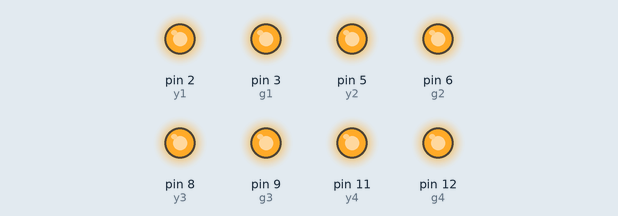
Recording of a sketch running on a simulated Arduino Uno, built with avr-gcc and run on an emulated ATmega328P. On the bench: output pins drawn as LEDs (lit = HIGH). Pins used as bus, display or sensor lines are not drawn.

Above: at 0.1 s.
At 4.1 s:
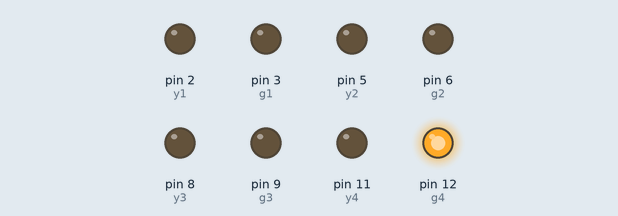
At 8.1 s:
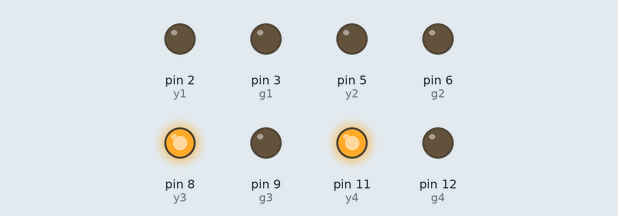
At 16.1 s:
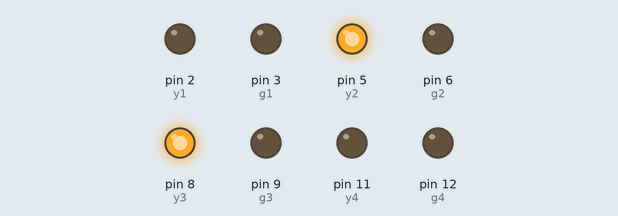
At 24.1 s:
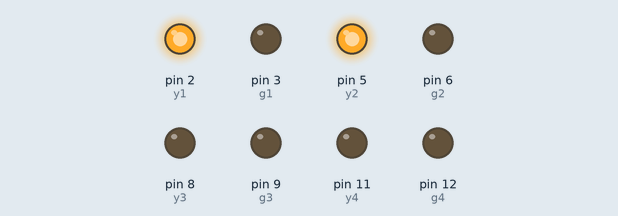
At 32.1 s:
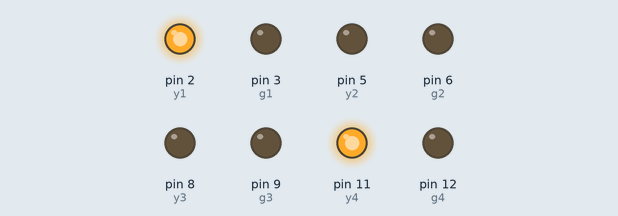
Timing chart, 0 to 37.5 s (numbered marks = the images above):
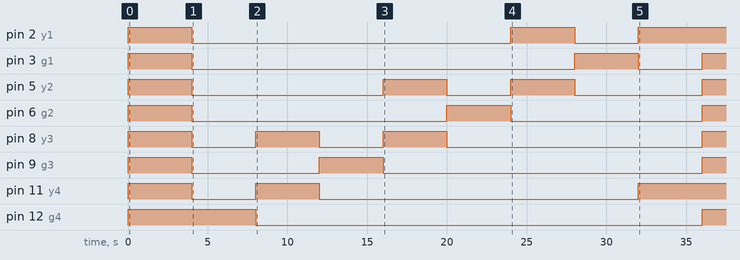

Measured:
- by itself, pin 2 (y1): goes HIGH 4.0 s, LOW 20.0 s, HIGH 4.0 s, LOW 4.0 s, then HIGH
- by itself, pin 3 (g1): goes HIGH 4.0 s, LOW 24.0 s, HIGH 4.0 s, LOW 4.0 s, then HIGH
- by itself, pin 5 (y2): goes HIGH 4.0 s, LOW 12.0 s, HIGH 4.0 s, LOW 4.0 s, HIGH 4.0 s, LOW 8.0 s, then HIGH
- by itself, pin 6 (g2): goes HIGH 4.0 s, LOW 16.0 s, HIGH 4.0 s, LOW 12.0 s, then HIGH
- by itself, pin 8 (y3): repeats every 8.0 s: LOW 4.0 s, HIGH 4.0 s
- by itself, pin 9 (g3): goes HIGH 4.0 s, LOW 8.0 s, HIGH 4.0 s, LOW 20.0 s, then HIGH
- by itself, pin 11 (y4): goes HIGH 4.0 s, LOW 4.0 s, HIGH 4.0 s, LOW 20.0 s, then HIGH
- by itself, pin 12 (g4): LOW → HIGH at 0.00 s, → LOW 8.0 s later, → HIGH 28.0 s later

The sketch:

arduino-based-traffic-light-demonstration.ino
```cpp
//* Code by satyam singh. ******
//* subscribe my youtube channel from below link
//* https://www.youtube.com/channel/UCOrVJ1fDDCKDYMAYQmn6zWw
//*
//*************************************"**********************//

#define r1 1
#define y1 2
#define g1 3

#define r2 4
#define y2 5
#define g2 6

#define r3 7
#define y3 8
#define g3 9

#define r4 10
#define y4 11
#define g4 12

int ledPins[] = { 1,2,3,4,5,6,7,8,9,10,11,12};
int pinCount = 12;
void setup()
{
for (int thisPin = 0; thisPin < pinCount; thisPin++) {
pinMode(ledPins[thisPin], OUTPUT);
}
}

void loop()
{//TODOS ENCENDIDOS
digitalWrite(r1, HIGH); digitalWrite(r2, HIGH); digitalWrite(r3, HIGH); digitalWrite(r4, HIGH);
digitalWrite(y1, HIGH); digitalWrite(y2, HIGH); digitalWrite(y3, HIGH); digitalWrite(y4, HIGH);
digitalWrite(g1, HIGH); digitalWrite(g2, HIGH); digitalWrite(g3, HIGH); digitalWrite(g4, HIGH);
delay(4000);
// SUR-VERDE RESTO-ROJO
digitalWrite(r1, HIGH); digitalWrite(r2, HIGH); digitalWrite(r3, HIGH); digitalWrite(r4, LOW);
digitalWrite(y1, LOW); digitalWrite(y2, LOW); digitalWrite(y3, LOW); digitalWrite(y4, LOW);
digitalWrite(g1, LOW); digitalWrite(g2,LOW); digitalWrite(g3, LOW); digitalWrite(g4, HIGH);
delay(4000);
// SUR-ORIENTE AMARILLO RESTO-ROJO
digitalWrite(r1, HIGH); digitalWrite(r2, HIGH); digitalWrite(r3, LOW); digitalWrite(r4, LOW);
digitalWrite(y1, LOW); digitalWrite(y2, LOW); digitalWrite(y3, HIGH); digitalWrite(y4, HIGH);
digitalWrite(g1, LOW); digitalWrite(g2,LOW); digitalWrite(g3, LOW); digitalWrite(g4, LOW);
delay(4000);
// ORIENTE-VERDE RESTO-ROJO
digitalWrite(r1, HIGH); digitalWrite(r2, HIGH); digitalWrite(r3, LOW); digitalWrite(r4, HIGH);
digitalWrite(y1, LOW); digitalWrite(y2, LOW); digitalWrite(y3, LOW); digitalWrite(y4, LOW);
digitalWrite(g1, LOW); digitalWrite(g2,LOW); digitalWrite(g3, HIGH); digitalWrite(g4, LOW);
delay(4000);
// NOR-ORIENTE AMARILLO RESTO-ROJO
digitalWrite(r1, HIGH); digitalWrite(r2, LOW); digitalWrite(r3, LOW); digitalWrite(r4, HIGH);
digitalWrite(y1, LOW); digitalWrite(y2, HIGH); digitalWrite(y3, HIGH); digitalWrite(y4, LOW);
digitalWrite(g1, LOW); digitalWrite(g2,LOW); digitalWrite(g3, LOW); digitalWrite(g4, LOW);
delay(4000);
// NORTE-VERDE RESTO-ROJO
digitalWrite(r1, HIGH); digitalWrite(r2, LOW); digitalWrite(r3, HIGH); digitalWrite(r4, HIGH);
digitalWrite(y1, LOW); digitalWrite(y2, LOW); digitalWrite(y3, LOW); digitalWrite(y4, LOW);
digitalWrite(g1, LOW); digitalWrite(g2,HIGH); digitalWrite(g3, LOW); digitalWrite(g4, LOW);
delay(4000);
// NOR-OCCIDENTE-AMARILLO RESTO-ROJO
digitalWrite(r1, LOW); digitalWrite(r2, LOW); digitalWrite(r3, HIGH); digitalWrite(r4, HIGH);
digitalWrite(y1, HIGH); digitalWrite(y2, HIGH); digitalWrite(y3, LOW); digitalWrite(y4, LOW);
digitalWrite(g1, LOW); digitalWrite(g2,LOW); digitalWrite(g3, LOW); digitalWrite(g4, LOW);
delay(4000);
// OCCIDENTE-VERDE RESTO-ROJO
digitalWrite(r1, LOW); digitalWrite(r2, HIGH); digitalWrite(r3, HIGH); digitalWrite(r4, HIGH);
digitalWrite(y1, LOW); digitalWrite(y2, LOW); digitalWrite(y3, LOW); digitalWrite(y4, LOW);
digitalWrite(g1, HIGH); digitalWrite(g2,LOW); digitalWrite(g3, LOW); digitalWrite(g4, LOW);
delay(4000);
// SUR-OCCIDENTE-AMARILLO RESTO-ROJO
digitalWrite(r1, LOW); digitalWrite(r2, HIGH); digitalWrite(r3, HIGH); digitalWrite(r4, LOW);
digitalWrite(y1, HIGH); digitalWrite(y2, LOW); digitalWrite(y3, LOW); digitalWrite(y4, HIGH);
digitalWrite(g1, LOW); digitalWrite(g2,LOW); digitalWrite(g3, LOW); digitalWrite(g4, LOW);
delay(4000);

}
```
